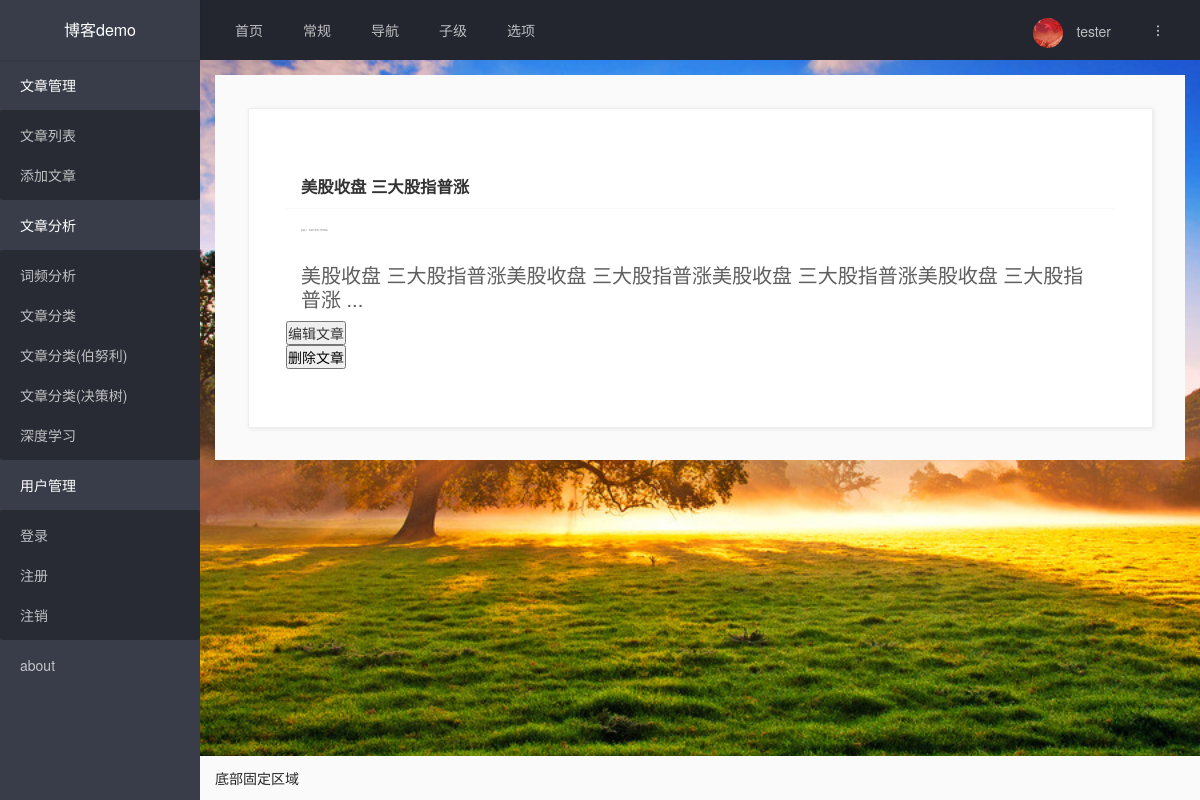
The app's page /6 (signed in) with its own data.
### tables this page shows
CREATE TABLE posts (
                    id INTEGER PRIMARY KEY AUTOINCREMENT,
                    title TEXT NOT NULL,
                    content TEXT NOT NULL,
                    created_at TEXT NOT NULL,
                    updated_at TEXT NOT NULL
                );

### blog/views.py (the view)
@blog_bp.route('/<int:id>')
@is_login
def show(id):
    conn = sqlite3.connect('blog.db')
    cursor = conn.cursor()
    cursor.execute('SELECT id, title, content, created_at, updated_at FROM posts WHERE id = ?', (id,))
    post = cursor.fetchone()
    if post is None:
        return '404 Not Found'
    post = {'id': post[0], 'title': post[1], 'content': post[2], 'created_at': post[3], 'updated_at': post[4]}
    return render_template('show.html', post=post)

### blog/utils.py (called while the page is built)
def is_login(fun):
    @wraps(fun) # 函数被装饰之后,不会修改原本的帮助文档和属性
    def wrapper(*args,**kwargs):
        if session.get('username'):
            return fun(*args,**kwargs)
        else:
            flash('用户需要登录才能访问网页： %s' %(request.path))
            return redirect('/login')
    return wrapper

### templates/show.html (shortened to what this page needs)
{% extends 'base.html' %}
{% block content %}
<article>
    <div class="layui-bg-gray" style="padding: 40px;">
        <div class="layui-row layui-col-space15">
            <div class="layui-panel">
              <div style="padding: 50px 30px;">
                <header>
                        <div class="layui-card-header">
                            <h3><a href="{{ url_for('blog.show', id=post['id']) }}"> {{ post['title'] }} </a></h3>
                        </div>
                </header>
                          <div class="layui-card-body">
                              <p style="font-size:2px"><time datetime="{{ post['created_at'] }}">发表于：{{ post['created_at'] }}</time></p>
                          </div>
                          <div class="layui-card-body">
                              <p style="font-size:20px"> {{ post['content']}} ...</p>
                          </div>
                          <footer>
                            <button type="submit">
                                <a href="{{ url_for('blog.edit', id=post['id']) }}">编辑文章</a>
                            </button>
                            <form action="{{ url_for('blog.delete', id=post['id']) }}" method="post">
                                <button type="submit">删除文章</button>
                            </form>
                          </footer>
              </div>
            </div>
        </div>
    </div>
</article>
</body>
</html>
{% endblock %}

### templates/base.html (style rules this page uses)
body { background: url("../static/image/sun.jpg") no-repeat center center fixed; -webkit-background-size: cover; -o-background-size: cover; background-size: cover; }

### records on screen
posts: title "美股收盘 三大股指普涨", content "美股收盘 三大股指普涨美股收盘 三大股指普涨美股收盘 三大股指普涨美股收盘 三大股指普涨"
